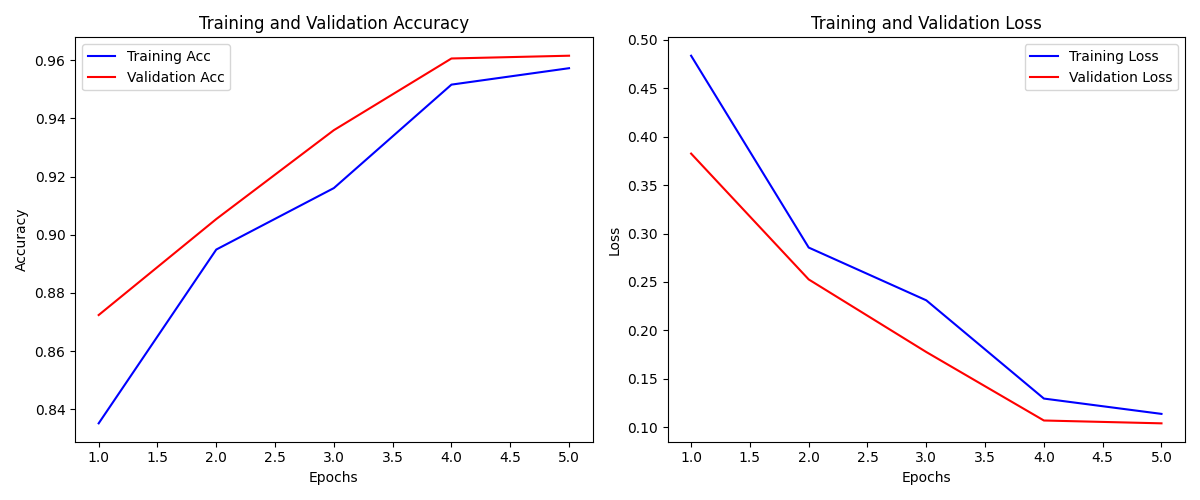
#> input picture training_history.png, 1200 x 500 px
$ python -i phenotypercv.py   (imports and definitions only)
#> lines starting #> are read from the running program, lines starting #| are printed output that depends on the picture
#> further down, picture is the input picture: shape (500, 1200, 3); mean B, G, R 249.6, 248.4, 249.5
import cv2
import numpy as np

def CLAHE_correct_rgb(img):
    """
    Applies Contrast Limited Adaptive Histogram Equalization (CLAHE) to the L channel of an image in Lab color space.
    """
    lab_image = cv2.cvtColor(img, cv2.COLOR_BGR2Lab)
#> lab_image: shape (500, 1200, 3); mean of channels 0, 1, 2 249.3, 128.7, 127.7
    l, a, b = cv2.split(lab_image)
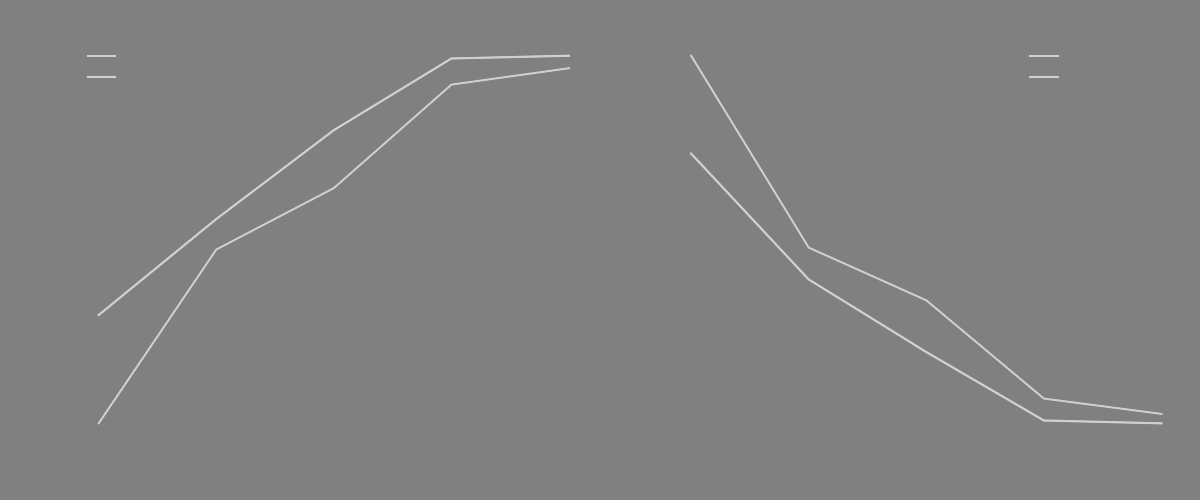
#> a: shape (500, 1200); min 128, max 208, mean 128.7

    clahe = cv2.createCLAHE(clipLimit=2.0, tileGridSize=(8, 8))
    cl = clahe.apply(l)

    limg = cv2.merge((cl, a, b))
#> limg: shape (500, 1200, 3); mean of channels 0, 1, 2 249.3, 128.7, 127.7
    image_clahe = cv2.cvtColor(limg, cv2.COLOR_Lab2BGR)
    return image_clahe

# [139 lines left out: functions find_endpoints, find_branchpoints, prune, segment_skeleton, color_homography, not called in this run]

>>> import cv2
>>> picture = cv2.imread('training_history.png')
>>> result = CLAHE_correct_rgb(picture)
